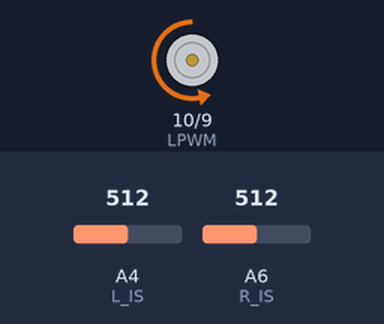
This sketch was run on a simulated Arduino Nano, built with avr-gcc and run on an emulated ATmega328P. Parts: motor-driver pin pairs drawn as motors (green arrow = first pin HIGH = forward, orange = second pin HIGH = backward, longer = more drive). The test bench sets the inputs (shaded band); at power-on: A4 (L_IS) = 512, A6 (R_IS) = 512. What the sketch prints to the serial monitor is not drawn.

Above: at 1.0 s.
At 2.5 s:
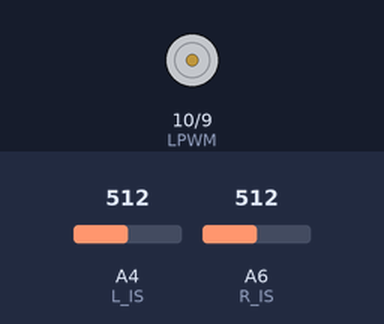
At 4.0 s:
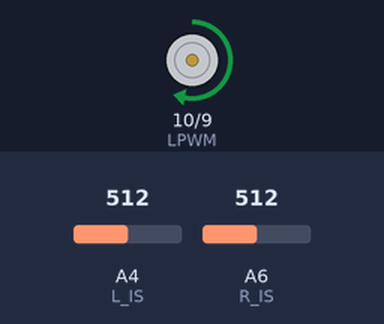
Timing chart, 0 to 7.9 s (numbered marks = the images above):
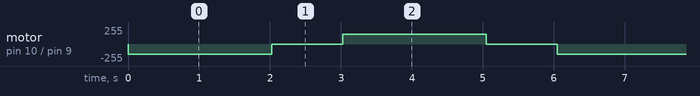

Measured:
- by itself, motor on pin 10 (LPWM) / pin 9 (RPWM): repeats every 6.0 s: stopped 1.0 s, forward 150/255 2.0 s, stopped 1.0 s, backward 150/255 2.0 s

The sketch:

ibt_2.ino
```cpp
// 핀 설정
const int RPWM = 9;
const int LPWM = 10;

// 핀 설정
const int R_IS = A6;
const int L_IS = A4;

void setup() {
  Serial.begin(9600);

  pinMode(RPWM, OUTPUT);
  pinMode(LPWM, OUTPUT);
  pinMode(R_IS, INPUT);
  pinMode(L_IS, INPUT);
}

void loop() {
  // 1. 정방향 주행 및 전류 체크
  Serial.println("정방향 회전 시작");
  motorDrive(150, 0); // 속도 150 (0~255)으로 정방향
  delay(2000);
  checkCurrent();     // 전류 값 출력

  // 2. 정지
  motorDrive(0, 0);
  delay(1000);

  // 3. 역방향 주행 및 전류 체크
  Serial.println("역방향 회전 시작");
  motorDrive(0, 150);
  delay(2000);
  checkCurrent();

  // 4. 정지
  motorDrive(0, 0);
  delay(1000);
}

// 모터 구동 함수
void motorDrive(int r_speed, int l_speed) {
  analogWrite(RPWM, r_speed);
  analogWrite(LPWM, l_speed);
}

// 전류 측정 및 시리얼 모니터 출력 함수
void checkCurrent() {
  int r_sense = analogRead(R_IS);
  int l_sense = analogRead(L_IS);

  // 전압 변환 (5V 기준)
  float r_voltage = r_sense * (5.0 / 1023.0);
  float l_voltage = l_sense * (5.0 / 1023.0);

  Serial.print("R_IS: ");
  Serial.print(r_sense);
  Serial.print(" \t볼트 : ");
  Serial.println(r_voltage);

  Serial.print("L_IS: ");
  Serial.print(l_sense);
  Serial.print(" \t볼트 : ");
  Serial.println(l_voltage);
  Serial.println("---------------------------------");
}
```
